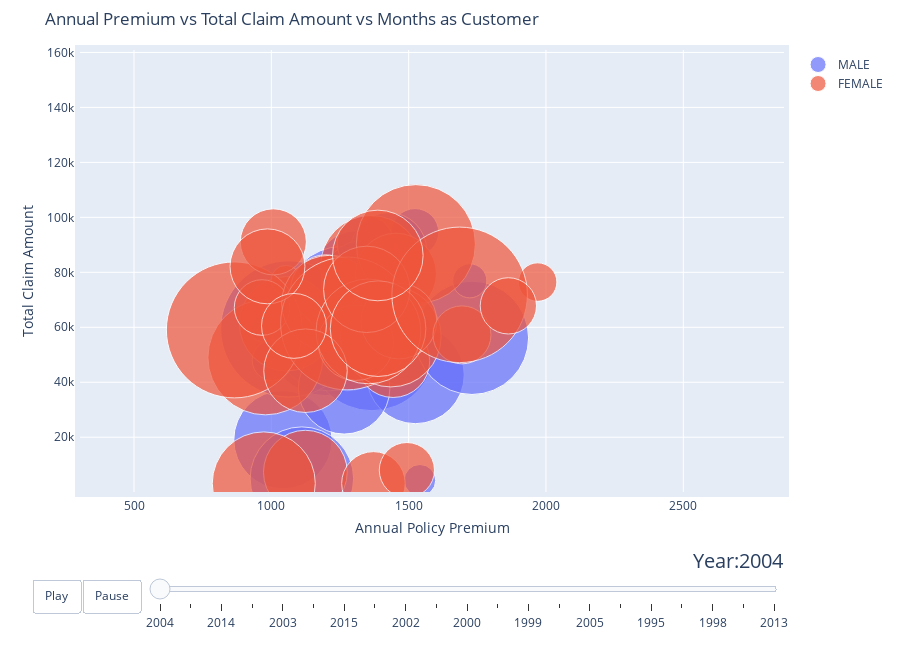

The code cell stored with this chart in its notebook:
### Code cell
import warnings
warnings.filterwarnings('ignore')

figure = bubbleplot(dataset = data, x_column = 'policy_annual_premium', y_column = 'total_claim_amount', 
    bubble_column = 'insured_sex', time_column = 'auto_year', size_column = 'months_as_customer', color_column = 'insured_sex', 
    x_title = "Annual Policy Premium", y_title = "Total Claim Amount", title = 'Annual Premium vs Total Claim Amount vs Months as Customer',
    x_logscale = False, scale_bubble = 3, height = 650)

py.iplot(figure, config={'scrollzoom': True})

### Figure 1 — Plotly figure (JSON) as saved in the notebook; plotly's stock layout.template omitted (floating-point values rounded to 4 significant figures)
{"data": [{"marker": {"size": [147, 22, 241, 362, 396, 289, 56, 147, 146, 66, 313, 463, 16, 25, 238, 144, 173, 209, 320, 267, 188, 41, 80, 29], "sizemode": "area", "sizeref": 0.0499}, "mode": "markers", "name": "MALE", "text": ["MALE", "MALE", "MALE", "MALE", "MALE", "MALE", "MALE", "MALE", "MALE", "MALE", "MALE", "MALE", "MALE", "MALE", "MALE", "MALE", "MALE", "MALE", "MALE", "MALE", "MALE", "MALE", "MALE", "MALE"], "type": "scatter", "x": [1334.0, 1277.0, 1042.0, 1198.0, 1366.0, 1209.0, 1523.0, 1307.0, 1276.0, 1473.0, 1256.0, 1064.0, 968.5, 1541.0, 1524.0, 1427.0, 1275.0, 1265.0, 1730.0, 1111.0, 1340.0, 1004.0, 1343, 1722.0], "y": [53100, 78900, 19080, 57060, 52560, 56430, 94560, 81120, 59940, 48290, 69000, 59400, 59400, 4320, 42700, 87900, 52030, 37800, 56160, 4950, 76010, 48000, 90400, 76900]}, {"marker": {"size": [175, 254, 222, 127, 22, 124, 330, 461, 134, 101, 77, 229, 265, 163, 354, 440, 253, 142, 143, 109, 274, 140, 37, 76, 174, 84, 186, 105, 228, 458, 205, 79], "sizemode": "area", "sizeref": 0.0499}, "mode": "markers", "name": "FEMALE", "text": ["FEMALE", "FEMALE", "FEMALE", "FEMALE", "FEMALE", "FEMALE", "FEMALE", "FEMALE", "FEMALE", "FEMALE", "FEMALE", "FEMALE", "FEMALE", "FEMALE", "FEMALE", "FEMALE", "FEMALE", "FEMALE", "FEMALE", "FEMALE", "FEMALE", "FEMALE", "FEMALE", "FEMALE", "FEMALE", "FEMALE", "FEMALE", "FEMALE", "FEMALE", "FEMALE", "FEMALE", "FEMALE"], "type": "scatter", "x": [1124.0, 1363.0, 1056.0, 1326.0, 1053.0, 1198.0, 978.5, 865.3, 1443.0, 1372.0, 966.3, 1212.0, 972.5, 1454.0, 1526.0, 1276.0, 1435.0, 1308.0, 1464.0, 1007.0, 1354.0, 986.0, 1970.0, 1494.0, 1124.0, 1694.0, 1347.0, 1082.0, 1389.0, 1686.0, 1388.0, 1863.0], "y": [7290, 82320, 61290, 66950, 77130, 73560, 49060, 59040, 47790, 3190, 67200, 68760, 3190, 79500, 90240, 61400, 56610, 54360, 62260, 91080, 58500, 82170, 76450, 8030, 44200, 57240, 73800, 60500, 59490, 71800, 86130, 67800]}], "layout": {"height": 650, "hovermode": "closest", "margin": {"b": 50, "pad": 5, "t": 50}, "showlegend": true, "sliders": [{"active": 0, "currentvalue": {"font": {"size": 20}, "prefix": "Year:", "visible": true, "xanchor": "right"}, "len": 0.9, "pad": {"b": 10, "t": 50}, "steps": [{"args": [[2004], {"frame": {"duration": 300, "redraw": false}, "mode": "immediate", "transition": {"duration": 300}}], "label": "2004", "method": "animate"}, {"args": [[2007], {"frame": {"duration": 300, "redraw": false}, "mode": "immediate", "transition": {"duration": 300}}], "label": "2007", "method": "animate"}, {"args": [[2014], {"frame": {"duration": 300, "redraw": false}, "mode": "immediate", "transition": {"duration": 300}}], "label": "2014", "method": "animate"}, {"args": [[2009], {"frame": {"duration": 300, "redraw": false}, "mode": "immediate", "transition": {"duration": 300}}], "label": "2009", "method": "animate"}, {"args": [[2003], {"frame": {"duration": 300, "redraw": false}, "mode": "immediate", "transition": {"duration": 300}}], "label": "2003", "method": "animate"}, {"args": [[2012], {"frame": {"duration": 300, "redraw": false}, "mode": "immediate", "transition": {"duration": 300}}], "label": "2012", "method": "animate"}, {"args": [[2015], {"frame": {"duration": 300, "redraw": false}, "mode": "immediate", "transition": {"duration": 300}}], "label": "2015", "method": "animate"}, {"args": [[1996], {"frame": {"duration": 300, "redraw": false}, "mode": "immediate", "transition": {"duration": 300}}], "label": "1996", "method": "animate"}, {"args": [[2002], {"frame": {"duration": 300, "redraw": false}, "mode": "immediate", "transition": {"duration": 300}}], "label": "2002", "method": "animate"}, {"args": [[2006], {"frame": {"duration": 300, "redraw": false}, "mode": "immediate", "transition": {"duration": 300}}], "label": "2006", "method": "animate"}, {"args": [[2000], {"frame": {"duration": 300, "redraw": false}, "mode": "immediate", "transition": {"duration": 300}}], "label": "2000", "method": "animate"}, {"args": [[2010], {"frame": {"duration": 300, "redraw": false}, "mode": "immediate", "transition": {"duration": 300}}], "label": "2010", "method": "animate"}, {"args": [[1999], {"frame": {"duration": 300, "redraw": false}, "mode": "immediate", "transition": {"duration": 300}}], "label": "1999", "method": "animate"}, {"args": [[2011], {"frame": {"duration": 300, "redraw": false}, "mode": "immediate", "transition": {"duration": 300}}], "label": "2011", "method": "animate"}, {"args": [[2005], {"frame": {"duration": 300, "redraw": false}, "mode": "immediate", "transition": {"duration": 300}}], "label": "2005", "method": "animate"}, {"args": [[2008], {"frame": {"duration": 300, "redraw": false}, "mode": "immediate", "transition": {"duration": 300}}], "label": "2008", "method": "animate"}, {"args": [[1995], {"frame": {"duration": 300, "redraw": false}, "mode": "immediate", "transition": {"duration": 300}}], "label": "1995", "method": "animate"}, {"args": [[2001], {"frame": {"duration": 300, "redraw": false}, "mode": "immediate", "transition": {"duration": 300}}], "label": "2001", "method": "animate"}, {"args": [[1998], {"frame": {"duration": 300, "redraw": false}, "mode": "immediate", "transition": {"duration": 300}}], "label": "1998", "method": "animate"}, {"args": [[1997], {"frame": {"duration": 300, "redraw": false}, "mode": "immediate", "transition": {"duration": 300}}], "label": "1997", "method": "animate"}, {"args": [[2013], {"frame": {"duration": 300, "redraw": false}, "mode": "immediate", "transition": {"duration": 300}}], "label": "2013", "method": "animate"}], "transition": {"duration": 300, "easing": "cubic-in-out"}, "x": 0.1, "xanchor": "left", "y": 0, "yanchor": "top"}], "title": {"text": "Annual Premium vs Total Claim Amount vs Months as Customer"}, "updatemenus": [{"buttons": [{"args": [null, {"frame": {"duration": 500, "redraw": false}, "fromcurrent": true, "transition": {"duration": 300, "easing": "quadratic-in-out"}}], "label": "Play", "method": "animate"}, {"args": [[null], {"frame": {"duration": 0, "redraw": false}, "mode": "immediate", "transition": {"duration": 0}}], "label": "Pause", "method": "animate"}], "direction": "left", "pad": {"r": 10, "t": 87}, "showactive": false, "type": "buttons", "x": 0.1, "xanchor": "right", "y": 0, "yanchor": "top"}], "xaxis": {"autorange": false, "range": [303.3, 2867.0], "title": {"text": "Annual Policy Premium"}}, "yaxis": {"autorange": false, "range": [70, 160888], "title": {"text": "Total Claim Amount"}}}}
